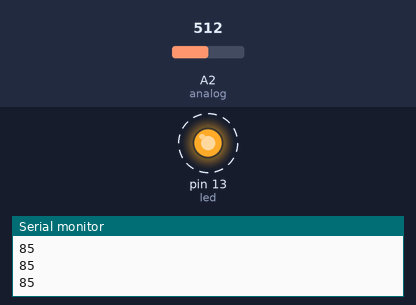
A sketch run on a simulated Arduino Uno, built with avr-gcc and run on an emulated ATmega328P. On the bench: output pins drawn as LEDs (lit = HIGH), the last lines printed to the serial monitor. Dashed ring = blinking. Inputs (shaded band) come from the test bench; at power-on: A2 (analog) = 512.

Above: at 1.2 s.
1.3 s: A2 (analog) set to 900
At 1.73 s:
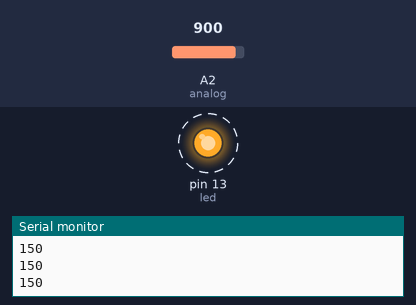
4.3 s: A2 (analog) set to 306
At 5.2 s:
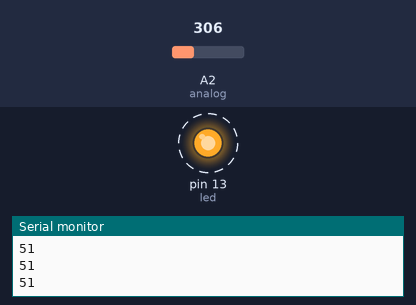
Timing chart, 0 to 13.3 s (numbered marks = the images above; inputs shaded):
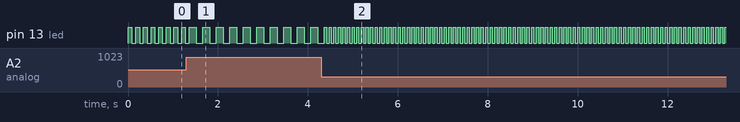

Measured:
- after the input at 1.3 s, pin 13 (led): alternates HIGH for 0.15 s and LOW for 0.15 s, starting after 0.21 s
- after the input at 4.3 s, pin 13 (led): alternates HIGH for 0.05 s and LOW for 0.05 s, starting after 0.12 s
- by itself, pin 13 (led): alternates HIGH for 0.09 s and LOW for 0.09 s

The sketch:

strobe.ino
```cpp
//codigo para strobe com potenciometro//

int analog=2;
int razao=6;
int led=13;

void setup(){
 pinMode(led,OUTPUT);
 Serial.begin(9600);
}

void loop(){

int val=analogRead(analog)/razao;
if(val>=50){
 Serial.println(val);
 digitalWrite(led,HIGH);
 delay(val);
 Serial.println(val);
 digitalWrite(led,LOW);
 delay(val);
 }
 else{
 float reducao=2*sqrt(val)+35;
 Serial.println(reducao);
 digitalWrite(led,HIGH);
 delay(reducao);
 Serial.println(reducao);
 digitalWrite(led,LOW);
 delay(reducao);
 }
}
```
